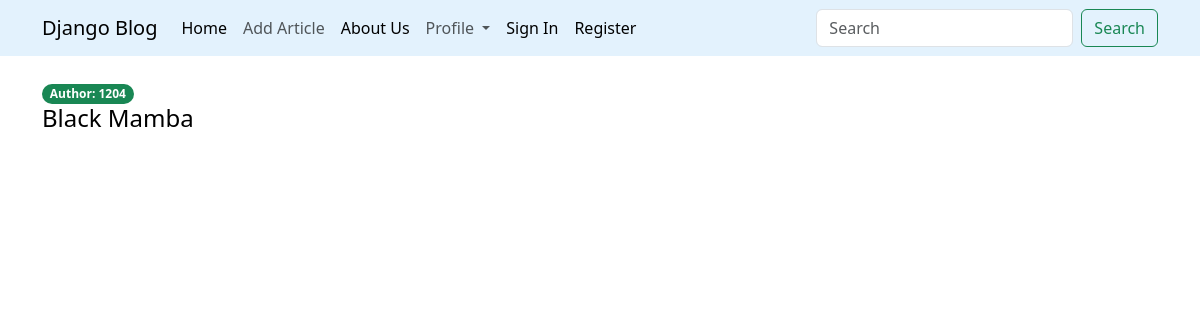
/articles/, run on an earlier commit of the app's database.
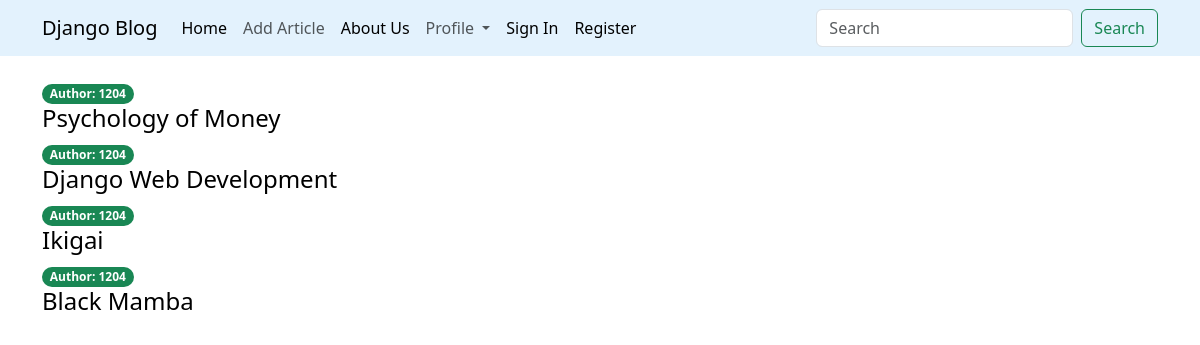
And on a later commit of the database.
### articles/models.py (models this page shows, shortened)
class Article(models.Model):
    title = models.CharField(max_length=200)
    description = models.TextField()
    slug = models.SlugField(max_length=100, unique=True)
    published = models.DateTimeField(auto_now_add=True)
    author = models.ForeignKey(User, on_delete=models.CASCADE)

### articles/views.py (the view)
# urls.py: path('', article_list, name='article_list'),
def article_list(request):
    article_list = Article.objects.all().order_by('-published')
    return render(request, 'articles.html', {'article_list': article_list})

### articles/templates/articles.html (shortened to what this page needs)
{% extends 'base.html' %}
{% block body %}
<div class="container mt-4">
    {% for article in article_list %}
        <span class="badge rounded-pill bg-success"> Author: {{article.author}}</span>
        <h4 ><a class="link-style" href="{% url 'article_details' article.slug %}"> {{article.title}}</a></h4>
    {% endfor %}
</div>
{% endblock %}

### articles/templates/base.html (shortened to what this page needs)
<!DOCTYPE html>
<html lang="en">
<head>
<link href="https://cdn.jsdelivr.net/npm/bootstrap@5.3.2/dist/css/bootstrap.min.css" rel="stylesheet">
    {% include 'navbar.html' %}
</head>
<body>
{% block body %}
{% endblock %}
</body>
</html>

### articles/templates/navbar.html (shortened to what this page needs)
<nav class="navbar navbar-expand-lg navbar navbar-light" style="background-color: #e3f2fd;">
  <div class="container">
    <a class="navbar-brand" href="#">
      Django Blog
    </a>
    <div class="collapse navbar-collapse" id="navbarSupportedContent">
      <ul class="navbar-nav me-auto mb-2 mb-lg-0">
        <li class="nav-item">
          <a class="nav-link active" aria-current="page" href="#">Home</a>
        </li>
        <li class="nav-item">
          <a class="nav-link" href="#">Add Article</a>
        </li>
        <li class="nav-item">
          <a class="nav-link active" aria-current="page" href="#">About Us</a>
        </li>
        <li class="nav-item dropdown">
          <a class="nav-link dropdown-toggle" href="#" role="button" data-bs-toggle="dropdown" aria-expanded="false">
            Profile
          </a>
        </li>
        <li class="nav-item">
          <a class="nav-link active" aria-current="page" href="#">Sign In</a>
        </li>
        <li class="nav-item">
          <a class="nav-link active" aria-current="page" href="#">Register</a>
        </li>
      </ul>
      <form class="d-flex" role="search">
        <input class="form-control me-2" type="search" placeholder="Search" aria-label="Search">
        <button class="btn btn-outline-success" type="submit">Search</button>
      </form>
    </div>
  </div>
</nav>

### articles/templates/articles.html (style rules this page uses)
.link-style { text-decoration:none; color:black; }

What changed in the data, as far as the page shows it:
added Article: author "1204", title "Psychology of Money"
added Article: author "1204", title "Django Web Development"
added Article: author "1204", title "Ikigai"
